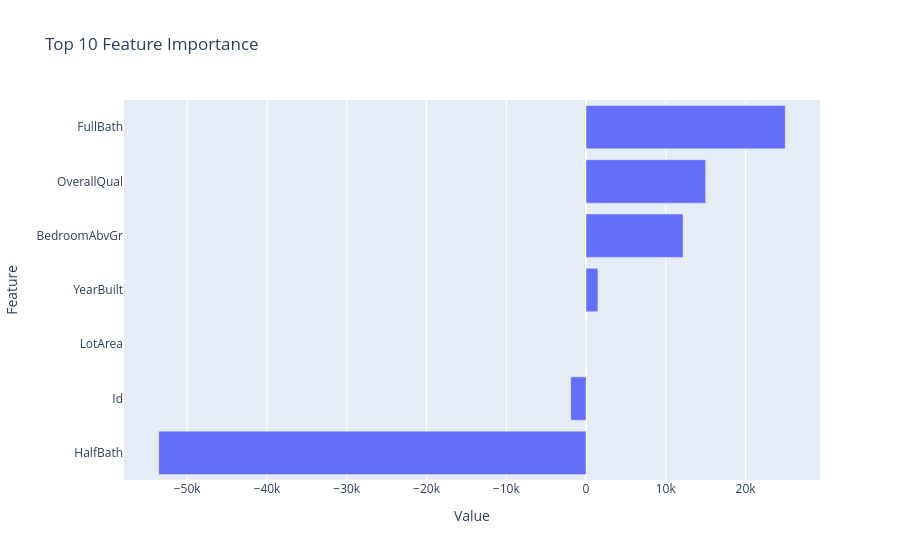

Notebook cell for this chart:
### Markdown cell above
## 3. Feature Importance Analysis

### Code cell
if 'feature_importance' in results and len(results['feature_importance']) > 0:
    imp_df = pd.DataFrame(list(results['feature_importance'].items())[:10], columns=['Feature', 'Value'])
    fig = px.bar(imp_df, x='Value', y='Feature', orientation='h', title="Top 10 Feature Importance")
    fig.update_layout(yaxis={'categoryorder':'total ascending'})
    fig.show()

### Figure 1 — Plotly figure (JSON) as saved in the notebook; plotly's stock layout.template omitted (floating-point values rounded to 4 significant figures)
{"data": [{"hovertemplate": "Value=%{x}<br>Feature=%{y}<extra></extra>", "legendgroup": "", "marker": {"color": "#636efa", "pattern": {"shape": ""}}, "name": "", "orientation": "h", "showlegend": false, "textposition": "auto", "type": "bar", "x": [-53560.0, 24970.0, 15000.0, 12170.0, -1912.0, 1493.0, -0.1865], "xaxis": "x", "y": ["HalfBath", "FullBath", "OverallQual", "BedroomAbvGr", "Id", "YearBuilt", "LotArea"], "yaxis": "y"}], "layout": {"barmode": "relative", "legend": {"tracegroupgap": 0}, "title": {"text": "Top 10 Feature Importance"}, "xaxis": {"anchor": "y", "domain": [0, 1], "title": {"text": "Value"}}, "yaxis": {"anchor": "x", "categoryorder": "total ascending", "domain": [0, 1], "title": {"text": "Feature"}}}}
